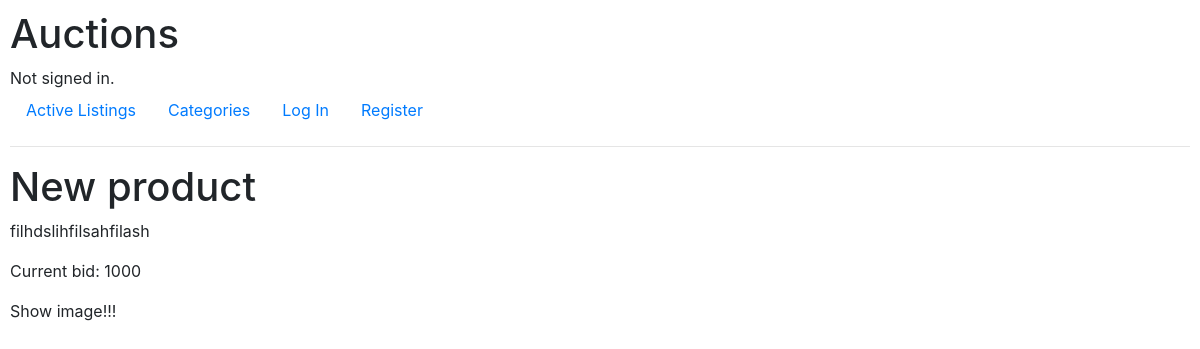
/listing/1, run on the app's committed database.
### auctions/models.py (models this page shows, shortened)
class Listing(models.Model):
    title = models.CharField(max_length=200, verbose_name="Name")
    description = models.TextField(verbose_name="Description")
    starting_bid = models.IntegerField(verbose_name="Starting bid")
    image = models.ImageField(upload_to="images/", blank=True, verbose_name="Image")
    category = models.ForeignKey(Category, blank=True, on_delete=models.CASCADE)

### auctions/views.py (the view)
# urls.py: path("listing/<int:pk>", views.ListingDetailsView.as_view(), name="listing_details"),
class ListingDetailsView(generic.DetailView):
    model = Listing

### auctions/templates/auctions/listing_detail.html
{% extends "auctions/layout.html" %}
{% block body %}
<h1>{{ listing.title }}</h1>
<p>{{ listing.description }}</p>
<p>Current bid: {{ listing.starting_bid }}</p>
<p>Show image!!!</p>
{% endblock %}

### auctions/static/auctions/styles.css (style rules this page uses)
body { padding: 10px; }

### data on the page
Listing: title "New product", description "filhdslihfilsahfilash", starting_bid "1000"
